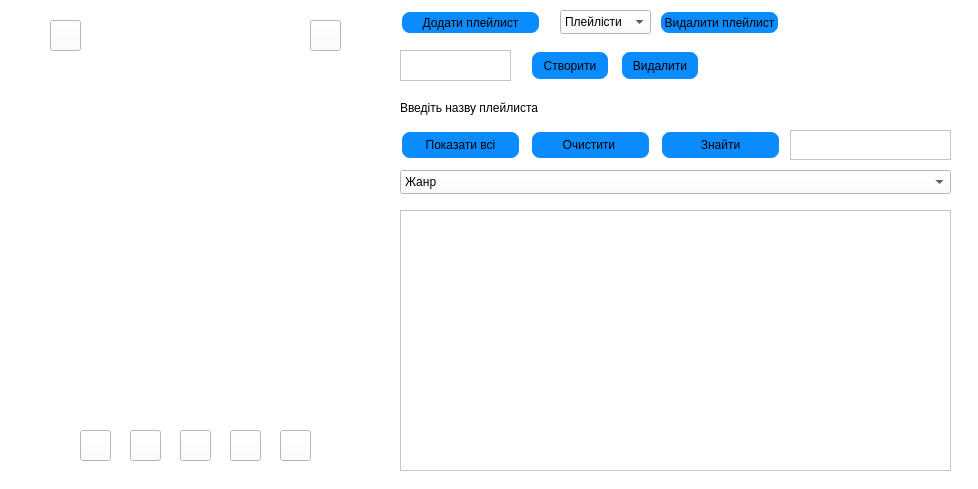
<?xml version="1.0" encoding="UTF-8"?>
<ui version="4.0">
 <class>window</class>
 <widget class="QWidget" name="window">
  <property name="geometry">
   <rect>
    <x>0</x>
    <y>0</y>
    <width>978</width>
    <height>489</height>
   </rect>
  </property>
  <property name="windowTitle">
   <string>window</string>
  </property>
  <property name="autoFillBackground">
   <bool>false</bool>
  </property>
  <property name="styleSheet">
   <string notr="true">background:rgb(255,255,255);</string>
  </property>
  <widget class="QPushButton" name="push_play">
   <property name="geometry">
    <rect>
     <x>130</x>
     <y>430</y>
     <width>31</width>
     <height>31</height>
    </rect>
   </property>
   <property name="text">
    <string/>
   </property>
   <property name="icon">
    <iconset>
     <normaloff>../build-audio-Desktop_Qt_5_8_0_MinGW_32bit-Debug/play.png</normaloff>../build-audio-Desktop_Qt_5_8_0_MinGW_32bit-Debug/play.png</iconset>
   </property>
   <property name="iconSize">
    <size>
     <width>30</width>
     <height>30</height>
    </size>
   </property>
   <property name="autoRepeat">
    <bool>false</bool>
   </property>
   <property name="autoExclusive">
    <bool>false</bool>
   </property>
   <property name="autoRepeatDelay">
    <number>300</number>
   </property>
  </widget>
  <widget class="QComboBox" name="comboBox">
   <property name="geometry">
    <rect>
     <x>400</x>
     <y>170</y>
     <width>551</width>
     <height>24</height>
    </rect>
   </property>
   <property name="editable">
    <bool>false</bool>
   </property>
   <property name="currentText">
    <string>Жанр</string>
   </property>
   <property name="currentIndex">
    <number>0</number>
   </property>
   <item>
    <property name="text">
     <string>Жанр</string>
    </property>
   </item>
   <item>
    <property name="text">
     <string>Класика</string>
    </property>
   </item>
   <item>
    <property name="text">
     <string>Джаз</string>
    </property>
   </item>
   <item>
    <property name="text">
     <string>Поп</string>
    </property>
   </item>
   <item>
    <property name="text">
     <string>Блюз</string>
    </property>
   </item>
   <item>
    <property name="text">
     <string>Елктронна музика</string>
    </property>
   </item>
   <item>
    <property name="text">
     <string>Рок</string>
    </property>
   </item>
   <item>
    <property name="text">
     <string>Реп</string>
    </property>
   </item>
  </widget>
  <widget class="QPushButton" name="push_pause">
   <property name="geometry">
    <rect>
     <x>180</x>
     <y>430</y>
     <width>31</width>
     <height>31</height>
    </rect>
   </property>
   <property name="text">
    <string/>
   </property>
   <property name="icon">
    <iconset>
     <normaloff>../build-audio-Desktop_Qt_5_8_0_MinGW_32bit-Debug/pause.png</normaloff>../build-audio-Desktop_Qt_5_8_0_MinGW_32bit-Debug/pause.png</iconset>
   </property>
   <property name="iconSize">
    <size>
     <width>30</width>
     <height>30</height>
    </size>
   </property>
  </widget>
  <widget class="QPushButton" name="push_skip_prev">
   <property name="geometry">
    <rect>
     <x>80</x>
     <y>430</y>
     <width>31</width>
     <height>31</height>
    </rect>
   </property>
   <property name="text">
    <string/>
   </property>
   <property name="icon">
    <iconset>
     <normaloff>../build-audio-Desktop_Qt_5_8_0_MinGW_32bit-Debug/skipfor.png</normaloff>../build-audio-Desktop_Qt_5_8_0_MinGW_32bit-Debug/skipfor.png</iconset>
   </property>
   <property name="iconSize">
    <size>
     <width>30</width>
     <height>30</height>
    </size>
   </property>
  </widget>
  <widget class="QPushButton" name="push_stop">
   <property name="geometry">
    <rect>
     <x>230</x>
     <y>430</y>
     <width>31</width>
     <height>31</height>
    </rect>
   </property>
   <property name="text">
    <string/>
   </property>
   <property name="icon">
    <iconset>
     <normaloff>../build-audio-Desktop_Qt_5_8_0_MinGW_32bit-Debug/stop.png</normaloff>../build-audio-Desktop_Qt_5_8_0_MinGW_32bit-Debug/stop.png</iconset>
   </property>
   <property name="iconSize">
    <size>
     <width>30</width>
     <height>30</height>
    </size>
   </property>
  </widget>
  <widget class="QPushButton" name="push_skip_next">
   <property name="geometry">
    <rect>
     <x>280</x>
     <y>430</y>
     <width>31</width>
     <height>31</height>
    </rect>
   </property>
   <property name="text">
    <string/>
   </property>
   <property name="icon">
    <iconset>
     <normaloff>../build-audio-Desktop_Qt_5_8_0_MinGW_32bit-Debug/skipback.png</normaloff>../build-audio-Desktop_Qt_5_8_0_MinGW_32bit-Debug/skipback.png</iconset>
   </property>
   <property name="iconSize">
    <size>
     <width>30</width>
     <height>30</height>
    </size>
   </property>
  </widget>
  <widget class="QLabel" name="image">
   <property name="geometry">
    <rect>
     <x>40</x>
     <y>80</y>
     <width>301</width>
     <height>301</height>
    </rect>
   </property>
   <property name="text">
    <string/>
   </property>
  </widget>
  <widget class="QPushButton" name="btn_add">
   <property name="geometry">
    <rect>
     <x>50</x>
     <y>20</y>
     <width>31</width>
     <height>31</height>
    </rect>
   </property>
   <property name="text">
    <string/>
   </property>
   <property name="icon">
    <iconset>
     <normaloff>../build-audio-Desktop_Qt_5_8_0_MinGW_32bit-Debug/add.jpg</normaloff>../build-audio-Desktop_Qt_5_8_0_MinGW_32bit-Debug/add.jpg</iconset>
   </property>
   <property name="iconSize">
    <size>
     <width>30</width>
     <height>30</height>
    </size>
   </property>
  </widget>
  <widget class="QPushButton" name="btn_del">
   <property name="geometry">
    <rect>
     <x>310</x>
     <y>20</y>
     <width>31</width>
     <height>31</height>
    </rect>
   </property>
   <property name="text">
    <string/>
   </property>
   <property name="icon">
    <iconset>
     <normaloff>../build-audio-Desktop_Qt_5_8_0_MinGW_32bit-Debug/delete.jpg</normaloff>../build-audio-Desktop_Qt_5_8_0_MinGW_32bit-Debug/delete.jpg</iconset>
   </property>
   <property name="iconSize">
    <size>
     <width>30</width>
     <height>30</height>
    </size>
   </property>
  </widget>
  <widget class="QTableView" name="playlistView">
   <property name="geometry">
    <rect>
     <x>400</x>
     <y>210</y>
     <width>551</width>
     <height>261</height>
    </rect>
   </property>
  </widget>
  <widget class="QLabel" name="current_track">
   <property name="geometry">
    <rect>
     <x>110</x>
     <y>30</y>
     <width>161</width>
     <height>16</height>
    </rect>
   </property>
   <property name="text">
    <string/>
   </property>
  </widget>
  <widget class="QTextEdit" name="search">
   <property name="geometry">
    <rect>
     <x>790</x>
     <y>130</y>
     <width>161</width>
     <height>30</height>
    </rect>
   </property>
  </widget>
  <widget class="QToolButton" name="btn_search">
   <property name="geometry">
    <rect>
     <x>660</x>
     <y>130</y>
     <width>121</width>
     <height>30</height>
    </rect>
   </property>
   <property name="styleSheet">
    <string notr="true">background-color: rgb(10, 140, 255) ;
     border-style: outset;
     border-width: 2px;
     border-radius: 10px;
     border-color: white;</string>
   </property>
   <property name="text">
    <string>Знайти</string>
   </property>
  </widget>
  <widget class="QPushButton" name="push_show">
   <property name="geometry">
    <rect>
     <x>400</x>
     <y>130</y>
     <width>121</width>
     <height>30</height>
    </rect>
   </property>
   <property name="styleSheet">
    <string notr="true">background-color: rgb(10, 140, 255) ;
     border-style: outset;
     border-width: 2px;
     border-radius: 10px;
     border-color: white;</string>
   </property>
   <property name="text">
    <string>Показати всі</string>
   </property>
  </widget>
  <widget class="QPushButton" name="push_add">
   <property name="geometry">
    <rect>
     <x>400</x>
     <y>10</y>
     <width>141</width>
     <height>25</height>
    </rect>
   </property>
   <property name="styleSheet">
    <string notr="true">background-color: rgb(10, 140, 255) ;
     border-style: outset;
     border-width: 2px;
     border-radius: 10px;
     border-color: white;</string>
   </property>
   <property name="text">
    <string>Додати плейлист</string>
   </property>
  </widget>
  <widget class="QPushButton" name="push_del">
   <property name="geometry">
    <rect>
     <x>659</x>
     <y>10</y>
     <width>121</width>
     <height>25</height>
    </rect>
   </property>
   <property name="styleSheet">
    <string notr="true">background-color: rgb(10, 140, 255) ;
     border-style: outset;
     border-width: 2px;
     border-radius: 10px;
     border-color: white;</string>
   </property>
   <property name="text">
    <string>Видалити плейлист</string>
   </property>
  </widget>
  <widget class="QComboBox" name="comboBox_2">
   <property name="geometry">
    <rect>
     <x>560</x>
     <y>10</y>
     <width>91</width>
     <height>24</height>
    </rect>
   </property>
   <item>
    <property name="text">
     <string>Плейлісти</string>
    </property>
   </item>
  </widget>
  <widget class="QPushButton" name="push_adm">
   <property name="geometry">
    <rect>
     <x>530</x>
     <y>50</y>
     <width>80</width>
     <height>31</height>
    </rect>
   </property>
   <property name="styleSheet">
    <string notr="true">background-color: rgb(10, 140, 255) ;
     border-style: outset;
     border-width: 2px;
     border-radius: 10px;
     border-color: white;</string>
   </property>
   <property name="text">
    <string>Створити</string>
   </property>
  </widget>
  <widget class="QTextEdit" name="table_name">
   <property name="enabled">
    <bool>true</bool>
   </property>
   <property name="geometry">
    <rect>
     <x>400</x>
     <y>50</y>
     <width>111</width>
     <height>31</height>
    </rect>
   </property>
   <property name="styleSheet">
    <string notr="true"/>
   </property>
  </widget>
  <widget class="QLabel" name="error">
   <property name="geometry">
    <rect>
     <x>400</x>
     <y>100</y>
     <width>151</width>
     <height>16</height>
    </rect>
   </property>
   <property name="text">
    <string>&lt;html&gt;&lt;head/&gt;&lt;body&gt;&lt;p&gt;Введіть назву плейлиста&lt;/p&gt;&lt;/body&gt;&lt;/html&gt;</string>
   </property>
  </widget>
  <widget class="QPushButton" name="del">
   <property name="geometry">
    <rect>
     <x>620</x>
     <y>50</y>
     <width>80</width>
     <height>31</height>
    </rect>
   </property>
   <property name="styleSheet">
    <string notr="true">background-color: rgb(10, 140, 255) ;
     border-style: outset;
     border-width: 2px;
     border-radius: 10px;
     border-color: white;</string>
   </property>
   <property name="text">
    <string>Видалити</string>
   </property>
  </widget>
  <widget class="QPushButton" name="push_clear">
   <property name="geometry">
    <rect>
     <x>530</x>
     <y>130</y>
     <width>121</width>
     <height>30</height>
    </rect>
   </property>
   <property name="styleSheet">
    <string notr="true">background-color: rgb(10, 140, 255) ;
     border-style: outset;
     border-width: 2px;
     border-radius: 10px;
     border-color: white;</string>
   </property>
   <property name="text">
    <string>Очистити </string>
   </property>
  </widget>
 </widget>
 <layoutdefault spacing="6" margin="11"/>
 <resources/>
 <connections/>
</ui>
